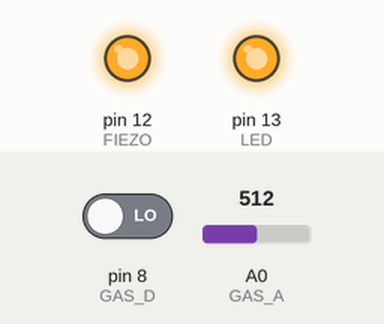
Simulated run of this sketch. Board: Arduino Uno, built with avr-gcc and run on an emulated ATmega328P. Parts: output pins drawn as LEDs (lit = HIGH). The test bench sets the inputs (shaded band); at power-on: A0 (GAS_A) = 512, pin 8 (GAS_D) LOW. What the sketch prints to the serial monitor is not drawn.

Above: at 2.2 s.
2.3 s: A0 (GAS_A) set to 308
4.2 s: A0 (GAS_A) set to 282
At 6.2 s:
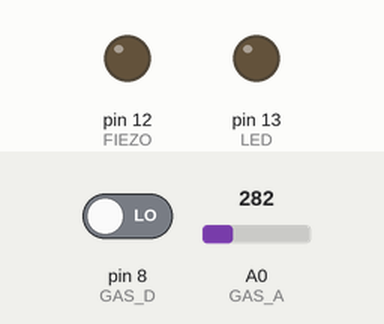
7.5 s: A0 (GAS_A) set to 306
At 9.3 s:
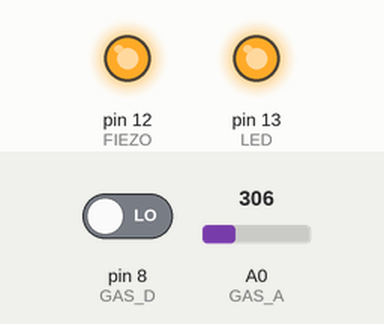
9.6 s: A0 (GAS_A) set to 290
At 10.5 s:
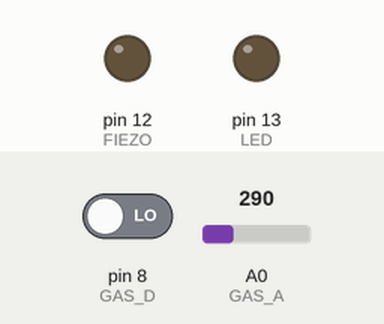
Timing chart, 0 to 12.6 s (numbered marks = the images above; inputs shaded):
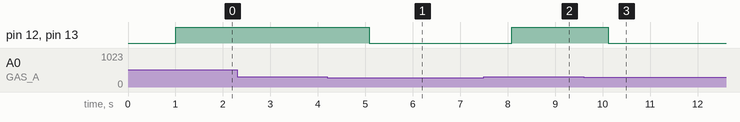

The sketch:

21.GasSensor_02.ino
```cpp
#define GAS_A A0
#define GAS_D 8
#define FIEZO 12
#define LED 13

void setup() {
  pinMode(FIEZO, OUTPUT);
  pinMode(LED, OUTPUT);

  Serial.begin(9600);
  Serial.println("히터 가열");
  delay(1000);
}

void loop() {
  digitalWrite(FIEZO, LOW);
  digitalWrite(LED, LOW);

  float sensorAvalue = analogRead(GAS_A);
  float sensorDvalue = digitalRead(GAS_D);

  Serial.print("아날로그 센서 입력: ");
  Serial.print(sensorAvalue);

  if(sensorAvalue > 300) {
    Serial.print(" !!연기 감지!! ");

    digitalWrite(FIEZO, HIGH);
    digitalWrite(LED, HIGH);
  } else {
    digitalWrite(FIEZO, LOW);
    digitalWrite(LED, LOW);
  }

  Serial.print("디지털 센서 입력: ");
  Serial.println(sensorDvalue);

  delay(1000);
}
```

Measured:
- the behaviour switches between 301 and 300 on A0 (GAS_A) (found by bisection; images 0 and 1)
- after the input at 4.2 s, pin 12 (FIEZO), pin 13 (LED): HIGH → LOW after 0.88 s
- after the input at 7.5 s, pin 12 (FIEZO), pin 13 (LED): LOW → HIGH after 0.59 s
- after the input at 9.6 s, pin 12 (FIEZO), pin 13 (LED): HIGH → LOW after 0.52 s
